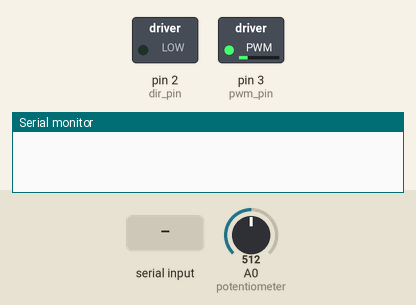
Recording of a sketch running on a simulated Arduino Uno, built with avr-gcc and run on an emulated ATmega328P. Parts: switched loads named in the sketch (green lamp = pin HIGH), the last lines printed to the serial monitor. The test bench sets the inputs (shaded band); at power-on: A0 (potentiometer) = 512.

Above: at 1.2 s.
1.3 s: A0 (potentiometer) set to 500
At 2.0 s:
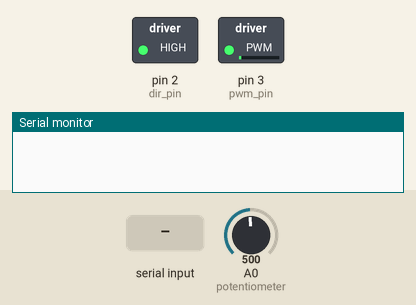
2.8 s: "5\n" received over Serial
At 3.8 s:
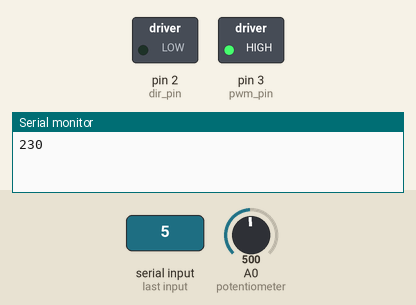
4.3 s: A0 (potentiometer) set to 306
At 5.5 s:
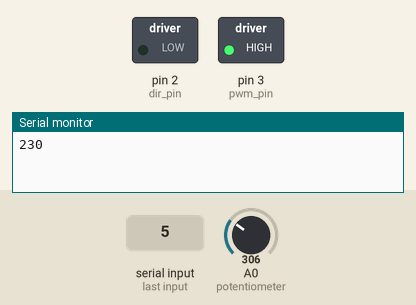
5.8 s: A0 (potentiometer) set to 122
At 7.0 s:
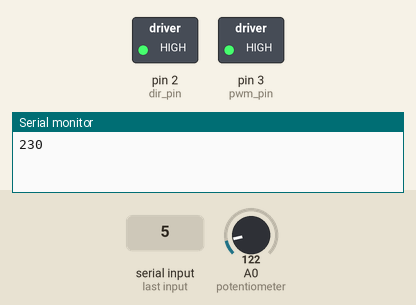
7.3 s: A0 (potentiometer) set to 264
At 8.5 s:
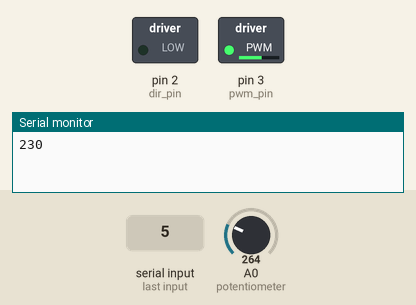
8.8 s: A0 (potentiometer) set to 40
At 9.5 s:
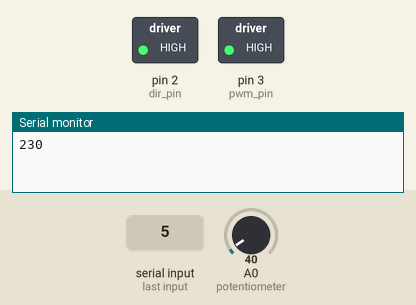
Timing chart, 0 to 11.3 s (numbered marks = the images above; inputs shaded):
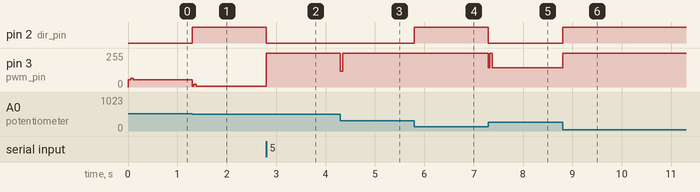

The sketch:

actuator_pid.ino
```cpp
int dir_pin  = 2;
int pwm_pin = 3;
int potentiometer = A0;
int speed = 255;

float Kp = 4;
float Kd = 1;
float Ki = 0;

int current_position = 0;
int target_position = 0;
float command;

int target_threshold = 10;
int pwm_offset = 7;

//Angular PID parameters
float pwm = 0;
unsigned long last_time = 0;
float delta_error = 0;
float total_error = 0, last_error = 0;
int delta_time = 0;

void pid(){

    unsigned long current_time = millis(); //returns the number of milliseconds passed since the Arduino started running the program
    delta_time = current_time - last_time; //delta time interval
    //P
    double error = target_position - current_position;

    //I
//    total_error += error;
//    if(abs(total_error)>100)
//      total_error = 100;

    //D
    if(delta_time > 50){
      delta_error = (error - last_error); //difference of error for derivative term
      last_error = error;
      last_time = current_time;
    }

    //Output
    pwm = Kp*error + (Ki)*total_error + (Kd)*delta_error; //PID control compute
    if(abs(pwm)>254.0)
      pwm = sign(pwm)*(255 - pwm_offset);
//    Serial.print("Angular PID\t");
//    Serial.print(pwm);
//    Serial.print("\t");
//    Serial.print(target_position);
//    Serial.print("\t");
//    Serial.println(current_position);
}

int sign(float i){
  if(i>=0)
    return 1;
  else
    return -1;
}

void motor_control(float pwm){
  if(pwm>=0){
    digitalWrite(dir_pin,1);
    analogWrite(pwm_pin,pwm+pwm_offset);
  }
  else{
    pwm = abs(pwm);
    digitalWrite(dir_pin,0);
    analogWrite(pwm_pin,pwm+pwm_offset);
  }
}

void setup() {
   Serial.begin(115200);
   Serial.setTimeout(1);
   pinMode(dir_pin,OUTPUT);
   pinMode(pwm_pin,OUTPUT);
   pinMode(potentiometer,INPUT);
   current_position = analogRead(potentiometer);
   target_position = 500;
}

void loop() {
  //Get User Command //
  if (Serial.available()){
    command = Serial.readString().toFloat();
//    Serial.print(command);
    if(command>=0.0 && command<=20.0)
      {target_position = command*(921.0/20.0);
      Serial.print(target_position);}
    else if(command == 555.0){
      Serial.print(current_position*(20.0/921.0));
    }
  }
  // PID Controller //
  current_position = analogRead(potentiometer);
  pid();
  motor_control(pwm);
}
```

Measured:
- the behaviour switches between 501 and 500 on A0 (potentiometer) (found by bisection; images 0 and 1)
- after the input at 1.3 s, pin 2 (dir_pin): LOW → HIGH at once; pin 3 (pwm_pin): 55/255 → 7/255 at once
- after the input at 2.8 s, pin 2 (dir_pin): HIGH → LOW at once; pin 3 (pwm_pin): 7/255 → 255/255 at once
- after the input at 4.3 s, pin 3 (pwm_pin): 255/255 → 117/255 at once, → 255/255 0.05 s later
- after the input at 5.8 s, pin 2 (dir_pin): LOW → HIGH at once
- after the input at 7.3 s, pin 2 (dir_pin): HIGH → LOW at once; pin 3 (pwm_pin): 255/255 → 143/255 at once
- after the input at 8.8 s, pin 2 (dir_pin): LOW → HIGH at once; pin 3 (pwm_pin): 143/255 → 255/255 at once
